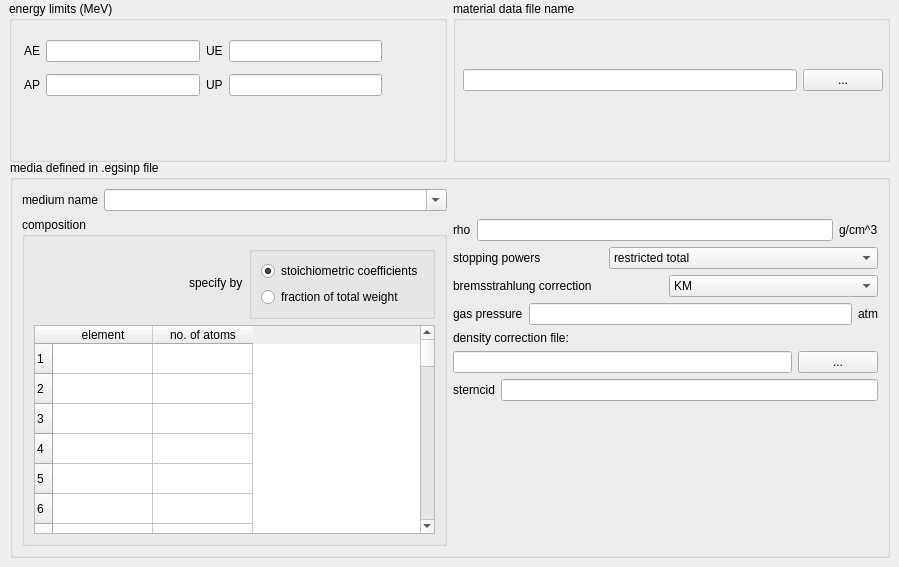
     <widget class="QWidget" name="MDTab">
      <attribute name="title">
       <string>Media Definition</string>
      </attribute>
      <widget class="QGroupBox" name="inpmediaGroupBox">
       <property name="geometry">
        <rect>
         <x>10</x>
         <y>160</y>
         <width>880</width>
         <height>398</height>
        </rect>
       </property>
       <property name="title">
        <string>media defined in .egsinp file</string>
       </property>
       <layout class="QVBoxLayout" name="verticalLayout_10">
        <item>
         <layout class="QHBoxLayout" name="horizontalLayout_10">
          <item>
           <layout class="QVBoxLayout" name="verticalLayout_9">
            <item>
             <layout class="QHBoxLayout" name="horizontalLayout_9">
              <item>
               <widget class="QLabel" name="inpmediumLabel">
                <property name="text">
                 <string>medium name</string>
                </property>
                <property name="wordWrap">
                 <bool>false</bool>
                </property>
               </widget>
              </item>
              <item>
               <widget class="QComboBox" name="inpmediumComboBox">
                <property name="sizePolicy">
                 <sizepolicy hsizetype="MinimumExpanding" vsizetype="Fixed">
                  <horstretch>0</horstretch>
                  <verstretch>0</verstretch>
                 </sizepolicy>
                </property>
                <property name="editable">
                 <bool>true</bool>
                </property>
                <property name="insertPolicy">
                 <enum>QComboBox::InsertAtCurrent</enum>
                </property>
               </widget>
              </item>
             </layout>
            </item>
            <item>
             <widget class="QGroupBox" name="compositionGroupBox">
              <property name="toolTip">
               <string>specify medium composition</string>
              </property>
              <property name="title">
               <string>composition</string>
              </property>
              <layout class="QVBoxLayout" name="verticalLayout_8">
               <item>
                <layout class="QHBoxLayout" name="horizontalLayout_8">
                 <item>
                  <spacer name="horizontalSpacer">
                   <property name="orientation">
                    <enum>Qt::Horizontal</enum>
                   </property>
                   <property name="sizeHint" stdset="0">
                    <size>
                     <width>40</width>
                     <height>20</height>
                    </size>
                   </property>
                  </spacer>
                 </item>
                 <item>
                  <widget class="QLabel" name="pz_or_rhozLabel">
                   <property name="acceptDrops">
                    <bool>false</bool>
                   </property>
                   <property name="text">
                    <string>specify by</string>
                   </property>
                   <property name="wordWrap">
                    <bool>false</bool>
                   </property>
                  </widget>
                 </item>
                 <item>
                  <widget class="QGroupBox" name="pz_or_rhozButtonGroup">
                   <property name="title">
                    <string/>
                   </property>
                   <layout class="QVBoxLayout">
                    <item>
                     <widget class="QRadioButton" name="pzRadioButton">
                      <property name="text">
                       <string>stoichiometric coefficients</string>
                      </property>
                      <property name="checked">
                       <bool>true</bool>
                      </property>
                     </widget>
                    </item>
                    <item>
                     <widget class="QRadioButton" name="rhozRadioButton">
                      <property name="text">
                       <string>fraction of total weight</string>
                      </property>
                     </widget>
                    </item>
                   </layout>
                  </widget>
                 </item>
                </layout>
               </item>
               <item>
                <widget class="QTableWidget" name="pz_or_rhozTable">
                 <property name="toolTip">
                  <string>elements must be specified by their chemical symbol all uppercase.</string>
                 </property>
                 <property name="rowCount">
                  <number>50</number>
                 </property>
                 <property name="columnCount">
                  <number>2</number>
                 </property>
                 <row>
                  <property name="text">
                   <string>1</string>
                  </property>
                 </row>
                 <row>
                  <property name="text">
                   <string>2</string>
                  </property>
                 </row>
                 <row>
                  <property name="text">
                   <string>3</string>
                  </property>
                 </row>
                 <row>
                  <property name="text">
                   <string>4</string>
                  </property>
                 </row>
                 <row>
                  <property name="text">
                   <string>5</string>
                  </property>
                 </row>
                 <row>
                  <property name="text">
                   <string>6</string>
                  </property>
                 </row>
                 <row>
                  <property name="text">
                   <string>7</string>
                  </property>
                 </row>
                 <row>
                  <property name="text">
                   <string>8</string>
                  </property>
                 </row>
                 <row>
                  <property name="text">
                   <string>9</string>
                  </property>
                 </row>
                 <row>
                  <property name="text">
                   <string>10</string>
                  </property>
                 </row>
                 <row>
                  <property name="text">
                   <string>11</string>
                  </property>
                 </row>
                 <row>
                  <property name="text">
                   <string>12</string>
                  </property>
                 </row>
                 <row>
                  <property name="text">
                   <string>13</string>
                  </property>
                 </row>
                 <row>
                  <property name="text">
                   <string>14</string>
                  </property>
                 </row>
                 <row>
                  <property name="text">
                   <string>15</string>
                  </property>
                 </row>
                 <row>
                  <property name="text">
                   <string>16</string>
                  </property>
                 </row>
                 <row>
                  <property name="text">
                   <string>17</string>
                  </property>
                 </row>
                 <row>
                  <property name="text">
                   <string>18</string>
                  </property>
                 </row>
                 <row>
                  <property name="text">
                   <string>19</string>
                  </property>
                 </row>
                 <row>
                  <property name="text">
                   <string>20</string>
                  </property>
                 </row>
                 <row>
                  <property name="text">
                   <string>21</string>
                  </property>
                 </row>
                 <row>
                  <property name="text">
                   <string>22</string>
                  </property>
                 </row>
                 <row>
                  <property name="text">
                   <string>23</string>
                  </property>
                 </row>
                 <row>
                  <property name="text">
                   <string>24</string>
                  </property>
                 </row>
                 <row>
                  <property name="text">
                   <string>25</string>
                  </property>
                 </row>
                 <row>
                  <property name="text">
                   <string>26</string>
                  </property>
                 </row>
                 <row>
                  <property name="text">
                   <string>27</string>
                  </property>
                 </row>
                 <row>
                  <property name="text">
                   <string>28</string>
                  </property>
                 </row>
                 <row>
                  <property name="text">
                   <string>29</string>
                  </property>
                 </row>
                 <row>
                  <property name="text">
                   <string>30</string>
                  </property>
                 </row>
                 <row>
                  <property name="text">
                   <string>31</string>
                  </property>
                 </row>
                 <row>
                  <property name="text">
                   <string>32</string>
                  </property>
                 </row>
                 <row>
                  <property name="text">
                   <string>33</string>
                  </property>
                 </row>
                 <row>
                  <property name="text">
                   <string>34</string>
                  </property>
                 </row>
                 <row>
                  <property name="text">
                   <string>35</string>
                  </property>
                 </row>
                 <row>
                  <property name="text">
                   <string>36</string>
                  </property>
                 </row>
                 <row>
                  <property name="text">
                   <string>37</string>
                  </property>
                 </row>
                 <row>
                  <property name="text">
                   <string>38</string>
                  </property>
                 </row>
                 <row>
                  <property name="text">
                   <string>39</string>
                  </property>
                 </row>
                 <row>
                  <property name="text">
                   <string>40</string>
                  </property>
                 </row>
                 <row>
                  <property name="text">
                   <string>41</string>
                  </property>
                 </row>
                 <row>
                  <property name="text">
                   <string>42</string>
                  </property>
                 </row>
                 <row>
                  <property name="text">
                   <string>43</string>
                  </property>
                 </row>
                 <row>
                  <property name="text">
                   <string>44</string>
                  </property>
                 </row>
                 <row>
                  <property name="text">
                   <string>45</string>
                  </property>
                 </row>
                 <row>
                  <property name="text">
                   <string>46</string>
                  </property>
                 </row>
                 <row>
                  <property name="text">
                   <string>47</string>
                  </property>
                 </row>
                 <row>
                  <property name="text">
                   <string>48</string>
                  </property>
                 </row>
                 <row>
                  <property name="text">
                   <string>49</string>
                  </property>
                 </row>
                 <row>
                  <property name="text">
                   <string>50</string>
                  </property>
                 </row>
                 <column>
                  <property name="text">
                   <string>element</string>
                  </property>
                 </column>
                 <column>
                  <property name="text">
                   <string>no. of atoms</string>
                  </property>
                 </column>
                </widget>
               </item>
              </layout>
             </widget>
            </item>
           </layout>
          </item>
          <item>
           <layout class="QVBoxLayout">
            <item>
             <layout class="QVBoxLayout">
              <item>
               <spacer name="spacer54">
                <property name="orientation">
                 <enum>Qt::Vertical</enum>
                </property>
                <property name="sizeType">
                 <enum>QSizePolicy::Expanding</enum>
                </property>
                <property name="sizeHint" stdset="0">
                 <size>
                  <width>170</width>
                  <height>30</height>
                 </size>
                </property>
               </spacer>
              </item>
              <item>
               <layout class="QVBoxLayout">
                <item>
                 <layout class="QHBoxLayout">
                  <item>
                   <widget class="QLabel" name="rhoLabel">
                    <property name="text">
                     <string>rho</string>
                    </property>
                    <property name="wordWrap">
                     <bool>false</bool>
                    </property>
                   </widget>
                  </item>
                  <item>
                   <widget class="QLineEdit" name="rhoEdit">
                    <property name="toolTip">
                     <string>medium density in g/cm^3</string>
                    </property>
                   </widget>
                  </item>
                  <item>
                   <widget class="QLabel" name="rhoUnits">
                    <property name="text">
                     <string>g/cm^3</string>
                    </property>
                    <property name="wordWrap">
                     <bool>false</bool>
                    </property>
                   </widget>
                  </item>
                 </layout>
                </item>
                <item>
                 <layout class="QHBoxLayout">
                  <item>
                   <widget class="QLabel" name="spLabel">
                    <property name="text">
                     <string>stopping powers</string>
                    </property>
                    <property name="wordWrap">
                     <bool>false</bool>
                    </property>
                   </widget>
                  </item>
                  <item>
                   <widget class="QComboBox" name="spComboBox">
                    <property name="maximumSize">
                     <size>
                      <width>370</width>
                      <height>32767</height>
                     </size>
                    </property>
                    <property name="font">
                     <font/>
                    </property>
                    <property name="toolTip">
                     <string>choose which type of e- stopping power to calculate/use in the simulation</string>
                    </property>
                    <item>
                     <property name="text">
                      <string>restricted total</string>
                     </property>
                    </item>
                    <item>
                     <property name="text">
                      <string>unrestricted collision</string>
                     </property>
                    </item>
                    <item>
                     <property name="text">
                      <string>unrestricted collision and radiative</string>
                     </property>
                    </item>
                    <item>
                     <property name="text">
                      <string>unrestricted collision and restricted radiative</string>
                     </property>
                    </item>
                    <item>
                     <property name="text">
                      <string>restricted collision and unrestricted radiative</string>
                     </property>
                    </item>
                    <item>
                     <property name="text">
                      <string>unrestricted radiative</string>
                     </property>
                    </item>
                   </widget>
                  </item>
                 </layout>
                </item>
                <item>
                 <layout class="QHBoxLayout">
                  <item>
                   <widget class="QLabel" name="bcLabel">
                    <property name="text">
                     <string>bremsstrahlung correction</string>
                    </property>
                    <property name="wordWrap">
                     <bool>false</bool>
                    </property>
                   </widget>
                  </item>
                  <item>
                   <widget class="QComboBox" name="bcComboBox">
                    <property name="toolTip">
                     <string>choose which type of correction to apply to brem cross-sections.  The default is KM (Koch and Motz).</string>
                    </property>
                    <item>
                     <property name="text">
                      <string>KM</string>
                     </property>
                    </item>
                    <item>
                     <property name="text">
                      <string>NRC</string>
                     </property>
                    </item>
                    <item>
                     <property name="text">
                      <string>none</string>
                     </property>
                    </item>
                   </widget>
                  </item>
                 </layout>
                </item>
                <item>
                 <layout class="QHBoxLayout">
                  <item>
                   <widget class="QLabel" name="gaspLabel">
                    <property name="text">
                     <string>gas pressure</string>
                    </property>
                    <property name="wordWrap">
                     <bool>false</bool>
                    </property>
                   </widget>
                  </item>
                  <item>
                   <widget class="QLineEdit" name="gaspEdit">
                    <property name="toolTip">
                     <string>only use this if the material being specified is in the form of a gas.  Default is 0 atm.</string>
                    </property>
                   </widget>
                  </item>
                  <item>
                   <widget class="QLabel" name="gaspUnits">
                    <property name="text">
                     <string>atm</string>
                    </property>
                    <property name="wordWrap">
                     <bool>false</bool>
                    </property>
                   </widget>
                  </item>
                 </layout>
                </item>
                <item>
                 <layout class="QVBoxLayout">
                  <item>
                   <widget class="QLabel" name="DFLabel">
                    <property name="text">
                     <string>density correction file:</string>
                    </property>
                    <property name="wordWrap">
                     <bool>false</bool>
                    </property>
                   </widget>
                  </item>
                  <item>
                   <layout class="QHBoxLayout">
                    <item>
                     <widget class="QLineEdit" name="DFEdit"/>
                    </item>
                    <item>
                     <layout class="QHBoxLayout">
                      <item>
                       <widget class="QPushButton" name="MDBrowse">
                        <property name="text">
                         <string>...</string>
                        </property>
                       </widget>
                      </item>
                     </layout>
                    </item>
                   </layout>
                  </item>
                 </layout>
                </item>
                <item>
                 <layout class="QHBoxLayout">
                  <item>
                   <widget class="QLabel" name="sterncidLabel">
                    <property name="text">
                     <string>sterncid</string>
                    </property>
                    <property name="wordWrap">
                     <bool>false</bool>
                    </property>
                   </widget>
                  </item>
                  <item>
                   <widget class="QLineEdit" name="sterncidEdit"/>
                  </item>
                 </layout>
                </item>
               </layout>
              </item>
             </layout>
            </item>
            <item>
             <spacer name="spacer55">
              <property name="orientation">
               <enum>Qt::Vertical</enum>
              </property>
              <property name="sizeType">
               <enum>QSizePolicy::Expanding</enum>
              </property>
              <property name="sizeHint" stdset="0">
               <size>
                <width>100</width>
                <height>60</height>
               </size>
              </property>
             </spacer>
            </item>
           </layout>
          </item>
         </layout>
        </item>
       </layout>
      </widget>
      <widget class="QWidget" name="layoutWidget">
       <property name="geometry">
        <rect>
         <x>9</x>
         <y>1</y>
         <width>881</width>
         <height>161</height>
        </rect>
       </property>
       <layout class="QHBoxLayout">
        <item>
         <widget class="QGroupBox" name="ELGroupBox">
          <property name="title">
           <string>energy limits (MeV)</string>
          </property>
          <widget class="QWidget" name="layoutWidget">
           <property name="geometry">
            <rect>
             <x>15</x>
             <y>33</y>
             <width>358</width>
             <height>68</height>
            </rect>
           </property>
           <layout class="QHBoxLayout" name="horizontalLayout_7">
            <item>
             <layout class="QVBoxLayout">
              <item>
               <layout class="QHBoxLayout">
                <item>
                 <widget class="QLabel" name="AELabel">
                  <property name="text">
                   <string>AE</string>
                  </property>
                  <property name="wordWrap">
                   <bool>false</bool>
                  </property>
                 </widget>
                </item>
                <item>
                 <widget class="QLineEdit" name="AEEdit">
                  <property name="toolTip">
                   <string>minimum total e- energy for cross-sections</string>
                  </property>
                 </widget>
                </item>
               </layout>
              </item>
              <item>
               <layout class="QHBoxLayout">
                <item>
                 <widget class="QLabel" name="APLabel">
                  <property name="text">
                   <string>AP</string>
                  </property>
                  <property name="wordWrap">
                   <bool>false</bool>
                  </property>
                 </widget>
                </item>
                <item>
                 <widget class="QLineEdit" name="APEdit">
                  <property name="toolTip">
                   <string>minimum photon energy for cross-sections</string>
                  </property>
                 </widget>
                </item>
               </layout>
              </item>
             </layout>
            </item>
            <item>
             <layout class="QVBoxLayout">
              <item>
               <layout class="QHBoxLayout">
                <item>
                 <widget class="QLabel" name="UELabel">
                  <property name="text">
                   <string>UE</string>
                  </property>
                  <property name="wordWrap">
                   <bool>false</bool>
                  </property>
                 </widget>
                </item>
                <item>
                 <widget class="QLineEdit" name="UEEdit">
                  <property name="toolTip">
                   <string>maximum e- kinetic energy for cross-sections</string>
                  </property>
                 </widget>
                </item>
               </layout>
              </item>
              <item>
               <layout class="QHBoxLayout">
                <item>
                 <widget class="QLabel" name="UPLabel">
                  <property name="text">
                   <string>UP</string>
                  </property>
                  <property name="wordWrap">
                   <bool>false</bool>
                  </property>
                 </widget>
                </item>
                <item>
                 <widget class="QLineEdit" name="UPEdit">
                  <property name="toolTip">
                   <string>maximum photon energy for cross-sections</string>
                  </property>
                 </widget>
                </item>
               </layout>
              </item>
             </layout>
            </item>
           </layout>
          </widget>
         </widget>
        </item>
        <item>
         <widget class="QGroupBox" name="MDGroupBox">
          <property name="title">
           <string>material data file name</string>
          </property>
          <widget class="QWidget" name="layout156">
           <property name="geometry">
            <rect>
             <x>10</x>
             <y>25</y>
             <width>420</width>
             <height>65</height>
            </rect>
           </property>
           <layout class="QVBoxLayout">
            <item>
             <spacer name="spacer56_2">
              <property name="orientation">
               <enum>Qt::Vertical</enum>
              </property>
              <property name="sizeType">
               <enum>QSizePolicy::Expanding</enum>
              </property>
              <property name="sizeHint" stdset="0">
               <size>
                <width>20</width>
                <height>20</height>
               </size>
              </property>
             </spacer>
            </item>
            <item>
             <layout class="QHBoxLayout">
              <item>
               <widget class="QLineEdit" name="MDFEdit"/>
              </item>
              <item>
               <widget class="QPushButton" name="MDFileButton">
                <property name="toolTip">
                 <string>load EGSnrc input file using an Open File Dialog.</string>
                </property>
                <property name="text">
                 <string>...</string>
                </property>
                <property name="autoDefault">
                 <bool>false</bool>
                </property>
               </widget>
              </item>
             </layout>
            </item>
           </layout>
          </widget>
         </widget>
        </item>
       </layout>
      </widget>
     </widget>
